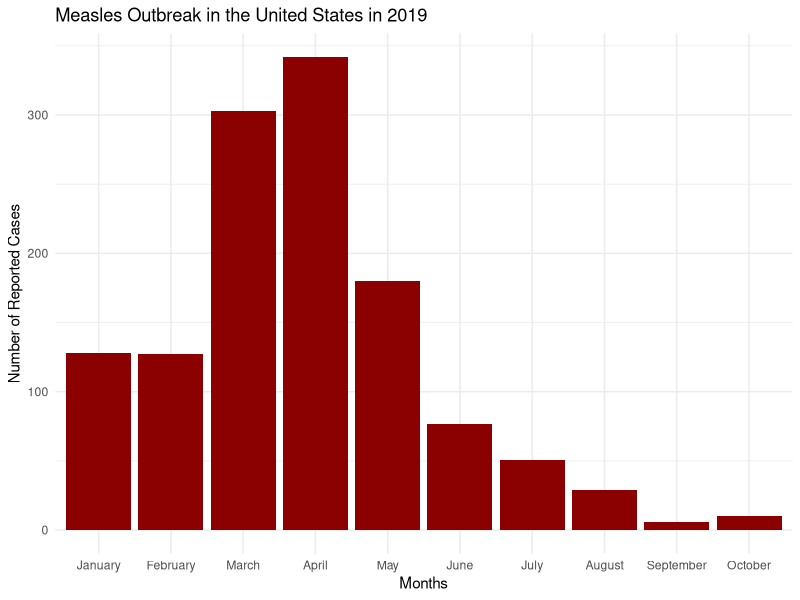

R code for this plot:
setwd("~/Desktop/R Scripts/Preventable-Diseases")
measles <- read.csv("cdc2019.csv", header = TRUE)
library(ggplot2)
m <- ggplot(measles, aes(x=factor(Month,levels=month.name), Number.of.Cases))
m + geom_bar(stat = "identity", fill="dark red") + theme_minimal() +
  labs(title ="Measles Outbreak in the United States in 2019", x = "Months", y = "Number of Reported Cases")
